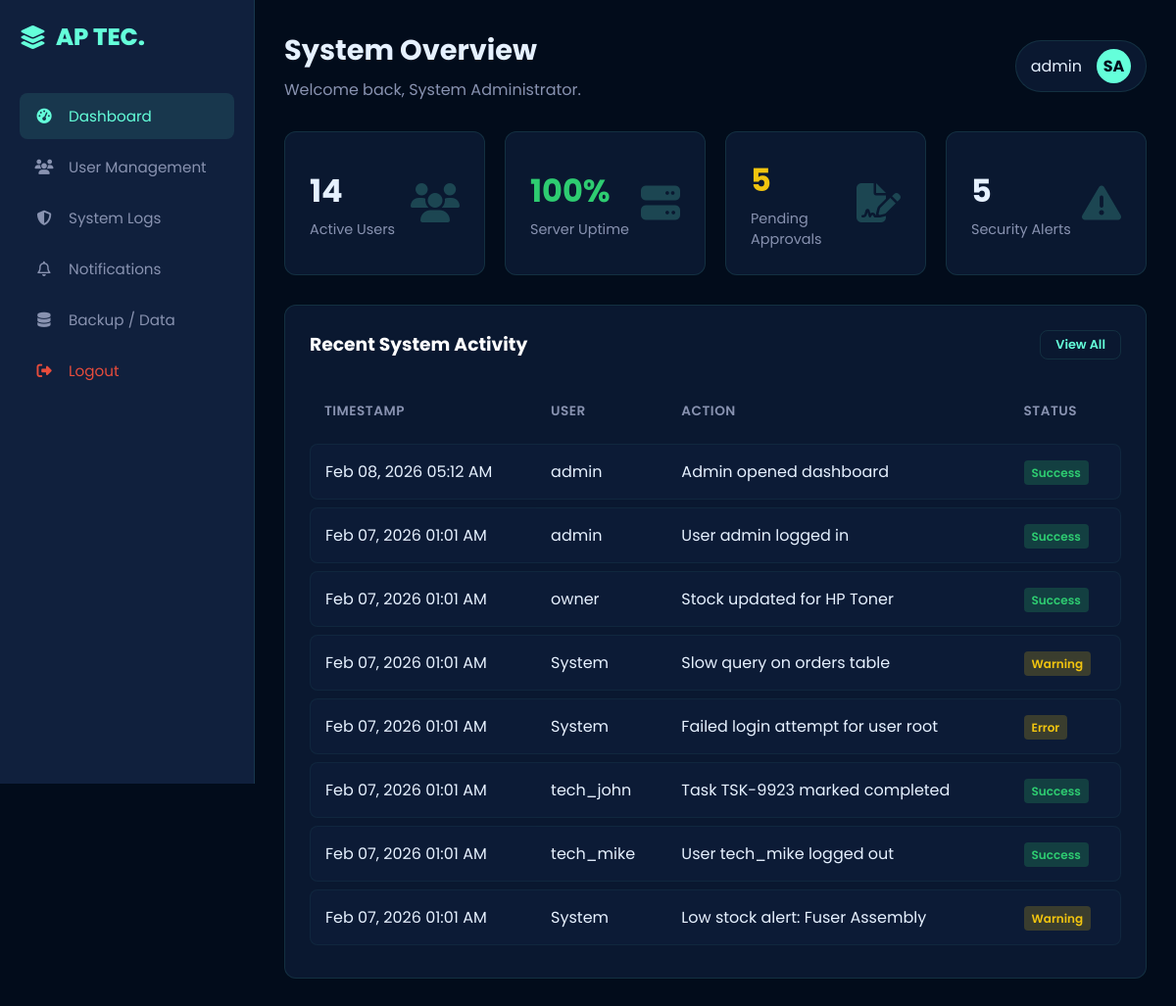
The app's page /html/admin_dashboard.php (signed in) with its own data.
### tables this page shows
CREATE TABLE `users` (
  `user_id` int(11) NOT NULL AUTO_INCREMENT,
  `username` varchar(50) NOT NULL,
  `password_hash` varchar(255) NOT NULL,
  `full_name` varchar(100) NOT NULL,
  `email` varchar(100) NOT NULL,
  `role` enum('Admin','Owner','Employee','Customer') NOT NULL,
  `avatar_initials` varchar(5) DEFAULT 'U',
  `avatar_color` varchar(20) DEFAULT '#0d2c4d',
  `phone` varchar(20) DEFAULT NULL,
  `address` text DEFAULT NULL,
  `status` enum('Active','Inactive','Banned') DEFAULT 'Active',
  `created_at` timestamp NOT NULL DEFAULT current_timestamp(),
  PRIMARY KEY (`user_id`),
  UNIQUE KEY `username` (`username`),
  UNIQUE KEY `email` (`email`)
);

CREATE TABLE `system_logs` (
  `log_id` int(11) NOT NULL AUTO_INCREMENT,
  `level` enum('INFO','WARNING','ERROR') NOT NULL,
  `module` varchar(50) DEFAULT NULL,
  `message` text NOT NULL,
  `user_id` int(11) DEFAULT NULL,
  `ip_address` varchar(45) DEFAULT NULL,
  `created_at` timestamp NOT NULL DEFAULT current_timestamp(),
  PRIMARY KEY (`log_id`)
);

### php/auth.php (called while the page is built, shortened)
<?php
require_once __DIR__ . "/db.php";
function require_login(string|array $roles = []): array
{
    global $pdo;
    $uid = (int)($_SESSION["user_id"] ?? 0);
    $stmt = $pdo->prepare("SELECT user_id, username, full_name, role, status FROM users WHERE user_id = :uid LIMIT 1");
    $stmt->execute([":uid" => $uid]);
    $user = $stmt->fetch(PDO::FETCH_ASSOC);
    $userRole = strtolower(trim((string)$user["role"]));
    $allowed = is_array($roles) ? $roles : [$roles];
    $allowed = array_map(fn($r) => strtolower(trim((string)$r)), $allowed);
    return $user;
}

### html/admin_dashboard.php (the view, shortened to what this page needs)
<?php
require_once __DIR__ . "/../php/auth.php";
require_once __DIR__ . "/../php/db.php";
$user = require_login(["Admin"]);
try {
    $activeUsers = (int)$pdo->query("SELECT COUNT(*) FROM users WHERE status='Active'")->fetchColumn();
} catch (Throwable $e) {
    $activeUsers = 0;
}
try {
    $pendingApprovals = (int)$pdo->query("SELECT COUNT(*) FROM approvals WHERE status='Pending'")->fetchColumn();
} catch (Throwable $e) {
    $pendingApprovals = 0;
}
try {
    $stmt = $pdo->prepare("
        SELECT COUNT(*)
        FROM system_logs
        WHERE level IN ('WARNING','ERROR')
          AND created_at >= (NOW() - INTERVAL 7 DAY)
    ");
    $stmt->execute();
    $securityAlerts = (int)$stmt->fetchColumn();
} catch (Throwable $e) {
    $securityAlerts = 0;
}
try {
    $totalStmt = $pdo->prepare("
        SELECT COUNT(*)
        FROM system_logs
        WHERE created_at >= (NOW() - INTERVAL 1 DAY)
    ");
    $totalStmt->execute();
    $totalLogs24h = (int)$totalStmt->fetchColumn();
    $errStmt = $pdo->prepare("
        SELECT COUNT(*)
        FROM system_logs
        WHERE level = 'ERROR'
          AND created_at >= (NOW() - INTERVAL 1 DAY)
    ");
    $errStmt->execute();
    $errors24h = (int)$errStmt->fetchColumn();
    if ($totalLogs24h <= 0) {
        $serverUptime = "100%";
    } else {
        $uptime = (1 - ($errors24h / max(1, $totalLogs24h))) * 100;
        $uptime = max(0, min(100, $uptime));
        $serverUptime = number_format($uptime, 0) . "%";
    }
} catch (Throwable $e) {
    $serverUptime = "0%";
}
try {
    $stmt = $pdo->query("
        SELECT
            sl.created_at,
            COALESCE(u.username, 'System') AS username,
            sl.message,
            sl.level,
            sl.module,
            sl.ip_address
        FROM system_logs sl
        LEFT JOIN users u ON u.user_id = sl.user_id
        ORDER BY sl.created_at DESC
        LIMIT 8
    ");
    $logs = $stmt->fetchAll(PDO::FETCH_ASSOC);
} catch (Throwable $e) {
    $logs = [];
}
function badge_class(string $level): array {
    $level = strtoupper(trim($level));
    if ($level === "ERROR")   return ["status-badge status-pending", "Error"];
    if ($level === "WARNING") return ["status-badge status-pending", "Warning"];
    return ["status-badge status-active", "Success"];
}
?>
<!DOCTYPE html>
<html lang="en">
<head>
    <link rel="stylesheet" href="https://cdnjs.cloudflare.com/ajax/libs/font-awesome/6.4.0/css/all.min.css">
    <link rel="stylesheet" href="../css/style.css">
</head>
<body>
<div class="dashboard-container">
    <aside class="sidebar">
        <div class="sidebar-brand">
            <i class="fa-solid fa-layer-group"></i> AP TEC.
        </div>
        <ul class="nav-menu">
            <li class="nav-item">
                <a href="admin_dashboard.php" class="nav-link active">
                    <i class="fa-solid fa-gauge-high"></i> Dashboard
                </a>
            </li>
            <li class="nav-item">
                <a href="user_management.php" class="nav-link">
                    <i class="fa-solid fa-users"></i> User Management
                </a>
            </li>
            <li class="nav-item">
                <a href="system_logs.php" class="nav-link">
                    <i class="fa-solid fa-shield-halved"></i> System Logs
                </a>
            </li>
            <li class="nav-item">
                <a href="notifications.php" class="nav-link">
                    <i class="fa-regular fa-bell"></i> Notifications
                </a>
            </li>
            <li class="nav-item">
                <a href="backup_data.php" class="nav-link">
                    <i class="fa-solid fa-database"></i> Backup / Data
                </a>
            </li>
            <li class="nav-item" style="margin-top: auto;">
                <a href="../php/logout.php" class="nav-link logout-btn" style="color: #e74c3c;">
                    <i class="fa-solid fa-right-from-bracket"></i> Logout
                </a>
            </li>
        </ul>
    </aside>
    <main class="main-content">
        <header class="top-bar">
            <div class="page-title">
                <h1>System Overview</h1>
                <p style="color: var(--secondary); margin-top: 6px;">
                    Welcome back, <?= htmlspecialchars(($user["full_name"] ?? "") ?: "Administrator") ?>.
                </p>
            </div>
            <div class="user-profile">
                <span><?= htmlspecialchars(($user["username"] ?? "") ?: "Admin") ?></span>
                <div class="user-avatar">
                    <?php
                        $name = (($user["full_name"] ?? "") ?: ($user["username"] ?? "") ?: "Admin");
                        $parts = preg_split('/\s+/', trim($name));
                        $first = $parts[0] ?? "A";
                        $second = $parts[1] ?? $first;
                        $initials = strtoupper(substr($first, 0, 1) . substr($second, 0, 1));
                        echo htmlspecialchars($initials);
                    ?>
                </div>
            </div>
        </header>
        <div class="dashboard-grid">
            <div class="stat-card">
                <div class="stat-info">
                    <h3><?= number_format($activeUsers) ?></h3>
                    <p>Active Users</p>
                </div>
                <div class="stat-icon">
                    <i class="fa-solid fa-users"></i>
                </div>
            </div>
            <div class="stat-card">
                <div class="stat-info">
                    <h3 style="color: #2ecc71;"><?= htmlspecialchars($serverUptime) ?></h3>
                    <p>Server Uptime</p>
                </div>
                <div class="stat-icon">
                    <i class="fa-solid fa-server"></i>
                </div>
            </div>
            <div class="stat-card">
                <div class="stat-info">
                    <h3 style="color: #f1c40f;"><?= number_format($pendingApprovals) ?></h3>
                    <p>Pending Approvals</p>
                </div>
                <div class="stat-icon">
                    <i class="fa-solid fa-file-signature"></i>
                </div>
            </div>
            <div class="stat-card">
                <div class="stat-info">
                    <h3><?= number_format($securityAlerts) ?></h3>
                    <p>Security Alerts</p>
                </div>
                <div class="stat-icon">
                    <i class="fa-solid fa-triangle-exclamation"></i>
                </div>
            </div>
        </div>
        <div class="dashboard-grid">
            <div class="wide-widget" style="grid-column: span 4;">
                <div style="display: flex; justify-content: space-between; margin-bottom: 20px;">
                    <h3 style="color: white;">Recent System Activity</h3>
                    <a href="system_logs.php" class="btn"
                       style="padding: 5px 15px; font-size: 0.8rem; border: 1px solid var(--border-glass); color: var(--primary); background: transparent; text-decoration:none;">
                        View All
                    </a>
                </div>
                <table class="table-responsive">
                    <thead>
                        <tr>
                            <th>Timestamp</th>
                            <th>User</th>
                            <th>Action</th>
                            <th>Status</th>
                        </tr>
                    </thead>
                    <tbody>
                        <?php if (empty($logs)): ?>
                            <tr>
                                <td colspan="4" style="color:#ccc;">No system activity yet.</td>
                            </tr>
                        <?php else: ?>
                            <?php foreach ($logs as $row): ?>
                                <?php
                                    [$cls, $label] = badge_class((string)$row["level"]);
                                    $time = date("M d, Y h:i A", strtotime((string)$row["created_at"]));
                                ?>
                                <tr>
                                    <td><?= htmlspecialchars($time) ?></td>
                                    <td><?= htmlspecialchars((string)$row["username"]) ?></td>
                                    <td><?= htmlspecialchars((string)$row["message"]) ?></td>
                                    <td><span class="<?= htmlspecialchars($cls) ?>"><?= htmlspecialchars($label) ?></span></td>
                                </tr>
                            <?php endforeach; ?>
                        <?php endif; ?>
                    </tbody>
                </table>
            </div>
        </div>
    </main>
</div>
</body>
</html>

### css/style.css (style rules this page uses)
:root { --bg-dark: #020c1b; --bg-card: rgba(17, 34, 64, 0.6); --primary: #64ffda; --secondary: #8892b0; --text-white: #e6f1ff; --text-dim: #a8b2d1; --border-glass: rgba(100, 255, 218, 0.1); --font-main: 'Poppins', sans-serif; --ease-out: cubic-bezier(0.23, 1, 0.32, 1); }
* { margin: 0; padding: 0; box-sizing: border-box; font-family: var(--font-main); scroll-behavior: smooth; }
body { background-color: var(--bg-dark); color: var(--text-white); overflow-x: hidden; background-image: linear-gradient(rgba(100, 255, 218, 0.03) 1px, transparent 1px), linear-gradient(90deg, rgba(100, 255, 218, 0.03) 1px, transparent 1px); background-size: 40px 40px; }
.btn { display: inline-flex; align-items: center; justify-content: center; gap: 8px; padding: 12px 24px; border-radius: 8px; font-size: 0.95rem; font-weight: 600; cursor: pointer; transition: all 0.3s cubic-bezier(0.25, 0.8, 0.25, 1); text-decoration: none; background: rgba(255, 255, 255, 0.03); border: 1px solid var(--border-glass); color: var(--secondary); }
.dashboard-container { display: flex; min-height: 100vh; background-color: var(--bg-dark); }
.sidebar { width: 260px; background: rgba(17, 34, 64, 0.95); backdrop-filter: blur(20px); border-right: 1px solid var(--border-glass); display: flex; flex-direction: column; padding: 20px; position: fixed; height: 100vh; z-index: 100; transition: 0.3s; }
.sidebar-brand { font-size: 1.5rem; color: var(--primary); font-weight: 800; margin-bottom: 40px; display: flex; align-items: center; gap: 10px; }
.nav-menu { list-style: none; flex: 1; }
.nav-item { margin-bottom: 5px; }
.nav-link { display: flex; align-items: center; gap: 15px; padding: 12px 15px; color: var(--secondary); text-decoration: none; border-radius: 8px; transition: 0.3s; font-size: 0.95rem; }
.nav-link:hover, .nav-link.active { background: rgba(100, 255, 218, 0.1); color: var(--primary); }
.nav-link i { width: 20px; text-align: center; }
.main-content { flex: 1; margin-left: 260px; padding: 30px; overflow-y: auto; }
.top-bar { display: flex; justify-content: space-between; align-items: center; margin-bottom: 30px; }
.page-title h1 { font-size: 1.8rem; color: var(--text-white); }
.user-profile { display: flex; align-items: center; gap: 15px; background: var(--bg-card); padding: 8px 15px; border-radius: 30px; border: 1px solid var(--border-glass); }
.user-avatar { width: 35px; height: 35px; background: var(--primary); border-radius: 50%; display: flex; align-items: center; justify-content: center; color: var(--bg-dark); font-weight: bold; }
.dashboard-grid { display: grid; grid-template-columns: repeat(4, 1fr); gap: 20px; margin-bottom: 30px; }
.stat-card { background: var(--bg-card); padding: 25px; border-radius: 12px; border: 1px solid var(--border-glass); display: flex; justify-content: space-between; align-items: center; }
.stat-info h3 { font-size: 2rem; color: var(--text-white); margin-bottom: 5px; }
.stat-info p { color: var(--secondary); font-size: 0.9rem; }
.stat-icon { font-size: 2.5rem; color: rgba(100, 255, 218, 0.2); }
.wide-widget { grid-column: span 2; background: var(--bg-card); padding: 25px; border-radius: 12px; border: 1px solid var(--border-glass); height: auto; min-height: 350px; }
.table-responsive { overflow-x: visible !important; }
.table-responsive { width: 100%; border-collapse: separate; border-spacing: 0 8px; margin-top: 10px; }
.table-responsive th { text-align: left; color: var(--secondary); font-weight: 600; padding: 15px; font-size: 0.85rem; letter-spacing: 0.5px; text-transform: uppercase; }
.table-responsive tbody tr { background: rgba(17, 34, 64, 0.4); transition: all 0.2s ease; }
.table-responsive td { padding: 15px; color: var(--text-white); border-top: 1px solid rgba(100, 255, 218, 0.05); border-bottom: 1px solid rgba(100, 255, 218, 0.05); }
.table-responsive td:first-child { border-left: 1px solid rgba(100, 255, 218, 0.05); border-top-left-radius: 8px; border-bottom-left-radius: 8px; }
.table-responsive td:last-child { border-right: 1px solid rgba(100, 255, 218, 0.05); border-top-right-radius: 8px; border-bottom-right-radius: 8px; }
.status-badge { padding: 4px 8px; border-radius: 4px; font-size: 0.75rem; font-weight: 600; }
.status-active { background: rgba(46, 204, 113, 0.2); color: #2ecc71; }
.status-pending { background: rgba(241, 196, 15, 0.2); color: #f1c40f; }
.sidebar { transition: transform 0.4s cubic-bezier(0.25, 0.8, 0.25, 1); transform: translateX(0); }
td { position: relative; }

### records on screen
users: full_name "System Administrator", username "admin", full_name "SA"
system_logs: created_at "Feb 08, 2026 05:12 AM", username "admin", message "Admin opened dashboard", label "Success"
system_logs: created_at "Feb 07, 2026 01:01 AM", username "admin", message "User admin logged in", label "Success"
system_logs: created_at "Feb 07, 2026 01:01 AM", username "owner", message "Stock updated for HP Toner", label "Success"
system_logs: created_at "Feb 07, 2026 01:01 AM", username "System", message "Slow query on orders table", label "Warning"
system_logs: created_at "Feb 07, 2026 01:01 AM", username "System", message "Failed login attempt for user root", label "Error"
system_logs: created_at "Feb 07, 2026 01:01 AM", username "tech_john", message "Task TSK-9923 marked completed", label "Success"
system_logs: created_at "Feb 07, 2026 01:01 AM", username "tech_mike", message "User tech_mike logged out", label "Success"
system_logs: created_at "Feb 07, 2026 01:01 AM", username "System", message "Low stock alert: Fuser Assembly", label "Warning"

### other values on screen
$activeUsers "14"
$serverUptime "100%"
$pendingApprovals "5"
$securityAlerts "5"
